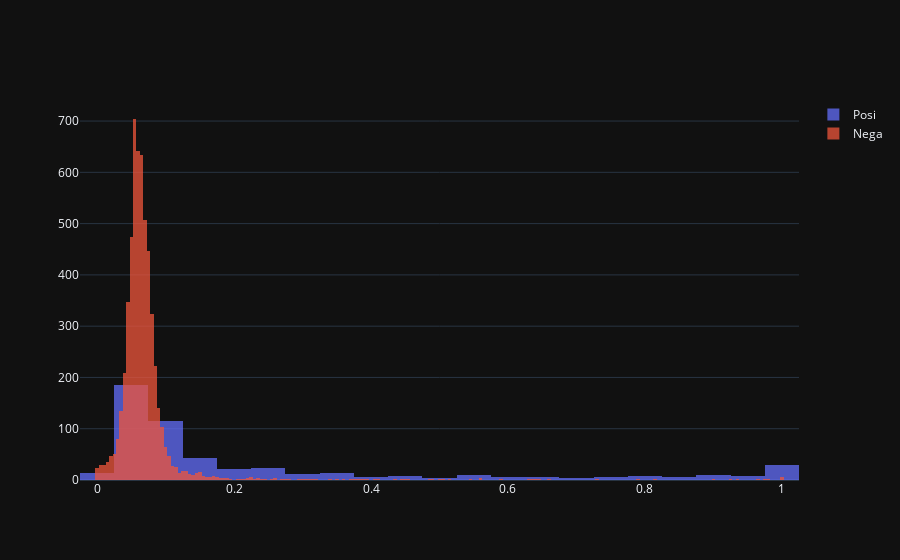

Write notebook code for a chart like this one.
### Code cell
# Vizual check of the single model
horizon = 4
size = 4
data_testing = data_logdyn.copy()
data_testing['Flag'] = data_testing['Distance'].apply(lambda x: 0 if x >= horizon else 1)
data_testing.drop(columns = ['Volume', 'MA100', 'Rise', 'Distance', 'Index', 'Ticker'], inplace = True)

data_testing_1 = data_testing[data_testing[target] == 1]
data_testing_0 = data_testing[data_testing[target] == 0]
Y_1 = data_testing_1[target]
X_1 = data_testing_1.drop(columns = [target])
_, X_0, _, Y_0 = modsel.train_test_split(data_testing_0.drop(columns = [target]), data_testing_0[target], 
                                                     test_size = min(share_1_orig * (1 - share) / share, 1), random_state = state)
share_1 = len(Y_1) / (len(Y_0) + len(Y_1))
Y = pd.concat([Y_0, Y_1])
X = sm.add_constant(pd.concat([X_0, X_1]))
X_train, X_test, Y_train, Y_test = modsel.train_test_split(X, Y, test_size = 0.2, random_state = state)
results_rs, auc_train_rs, auc_test_rs, ks_train_rs, ks_test_rs, f1_train_rs,\
    f1_test_rs, pr_train_rs, pr_test_rs, rec_train_rs, rec_test_rs\
    = model_optimization(Y_train, Y_test, X_train, X_test, silent = True)
Y_test_pred = results_rs.predict(X_test)
ks_samples = pd.DataFrame({'Y': Y_test, 'Y_pred': Y_test_pred})
ks_samples_posi = ks_samples[ks_samples['Y'] == 1]['Y_pred']
ks_samples_nega = ks_samples[ks_samples['Y'] == 0]['Y_pred']
fig = go.Figure()
fig.add_trace(go.Histogram(x = ks_samples_posi, name = 'Posi'))
fig.add_trace(go.Histogram(x = ks_samples_nega, name = 'Nega'))
fig.update_layout(barmode = 'overlay')
fig.update_traces(opacity = 0.75)
fig.show()

### Figure 1 — Plotly figure (JSON) as saved in the notebook; plotly's stock layout.template omitted (floating-point values rounded to 4 significant figures; data arrays with more than 128 entries replaced by an {"elided": "..."} marker saying what was removed)
{"data": [{"name": "Posi", "opacity": 0.75, "type": "histogram", "x": {"elided": "533 float values"}}, {"name": "Nega", "opacity": 0.75, "type": "histogram", "x": {"elided": "5575 float values"}}], "layout": {"barmode": "overlay"}}
